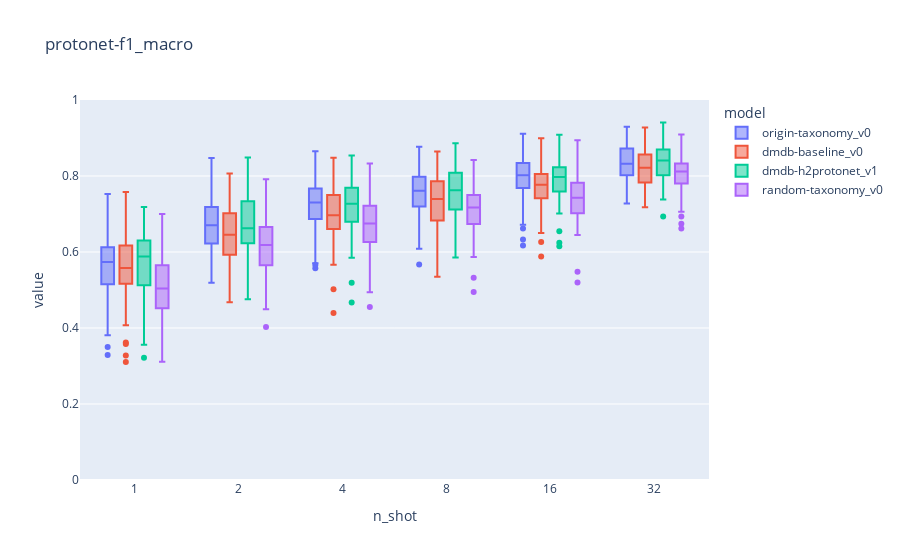

Notebook cell for this chart:
### Code cell
figs[1]['fig']

### Figure 1 — Plotly figure (JSON) as saved in the notebook; plotly's stock layout.template omitted (floating-point values rounded to 4 significant figures; data arrays with more than 128 entries replaced by an {"elided": "..."} marker saying what was removed)
{"data": [{"alignmentgroup": "True", "hovertemplate": "model=origin-taxonomy_v0<br>n_shot=%{x}<br>value=%{y}<extra></extra>", "legendgroup": "origin-taxonomy_v0", "marker": {"color": "#636efa"}, "name": "origin-taxonomy_v0", "notched": false, "offsetgroup": "origin-taxonomy_v0", "orientation": "v", "showlegend": true, "type": "box", "x": {"elided": "600 str values"}, "x0": " ", "xaxis": "x", "y": {"elided": "600 float values"}, "y0": " ", "yaxis": "y"}, {"alignmentgroup": "True", "hovertemplate": "model=dmdb-baseline_v0<br>n_shot=%{x}<br>value=%{y}<extra></extra>", "legendgroup": "dmdb-baseline_v0", "marker": {"color": "#EF553B"}, "name": "dmdb-baseline_v0", "notched": false, "offsetgroup": "dmdb-baseline_v0", "orientation": "v", "showlegend": true, "type": "box", "x": {"elided": "600 str values"}, "x0": " ", "xaxis": "x", "y": {"elided": "600 float values"}, "y0": " ", "yaxis": "y"}, {"alignmentgroup": "True", "hovertemplate": "model=dmdb-h2protonet_v1<br>n_shot=%{x}<br>value=%{y}<extra></extra>", "legendgroup": "dmdb-h2protonet_v1", "marker": {"color": "#00cc96"}, "name": "dmdb-h2protonet_v1", "notched": false, "offsetgroup": "dmdb-h2protonet_v1", "orientation": "v", "showlegend": true, "type": "box", "x": {"elided": "600 str values"}, "x0": " ", "xaxis": "x", "y": {"elided": "600 float values"}, "y0": " ", "yaxis": "y"}, {"alignmentgroup": "True", "hovertemplate": "model=random-taxonomy_v0<br>n_shot=%{x}<br>value=%{y}<extra></extra>", "legendgroup": "random-taxonomy_v0", "marker": {"color": "#ab63fa"}, "name": "random-taxonomy_v0", "notched": false, "offsetgroup": "random-taxonomy_v0", "orientation": "v", "showlegend": true, "type": "box", "x": {"elided": "600 str values"}, "x0": " ", "xaxis": "x", "y": {"elided": "600 float values"}, "y0": " ", "yaxis": "y"}], "layout": {"boxmode": "group", "legend": {"title": {"text": "model"}, "tracegroupgap": 0}, "title": {"text": "protonet-f1_macro"}, "xaxis": {"anchor": "y", "domain": [0, 1], "title": {"text": "n_shot"}}, "yaxis": {"anchor": "x", "domain": [0, 1], "range": [0, 1], "title": {"text": "value"}}}}
